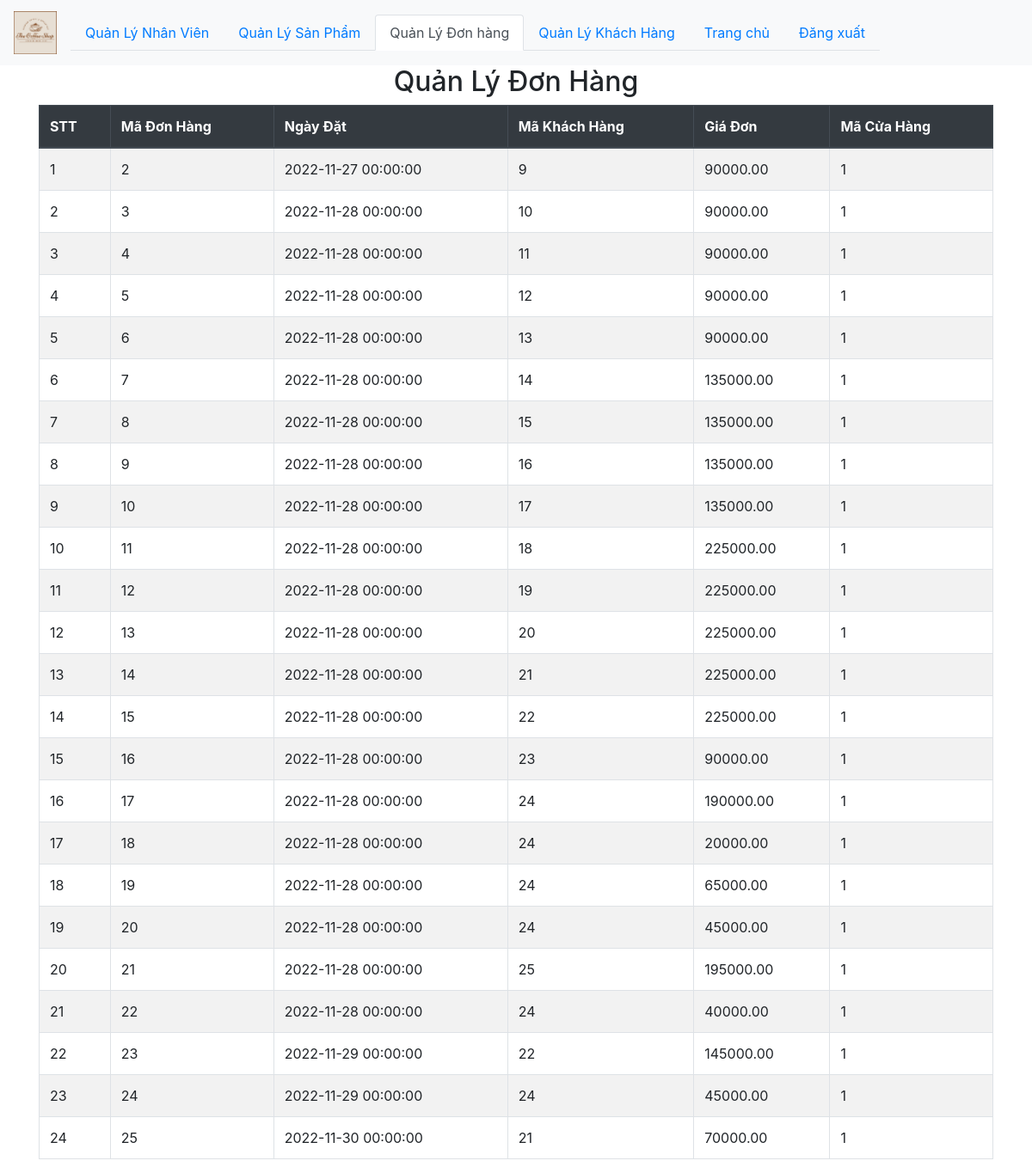
Page /coffee_shop/admin/order/index.php on the committed database.
### tables this page shows
CREATE TABLE `orders` (
  `orderNumber` int(11) NOT NULL,
  `orderDate` datetime NOT NULL,
  `customerNumber` int(11) NOT NULL,
  `orderPrice` decimal(10,2) NOT NULL,
  `storeId` int(4) NOT NULL DEFAULT 1
);

### coffee_shop/db/dbhelper.php (called while the page is built, shortened)
<?php
function executeResult($sql) {
	$con = mysqli_connect(HOST, USERNAME, PASSWORD, DATABASE);
	$result = mysqli_query($con, $sql);
	$data   = [];
	while ($row = mysqli_fetch_array($result, 1)) {
		$data[] = $row;
	}
	return $data;
}

### coffee_shop/admin/order/index.php (the view, shortened to what this page needs)
<?php
require_once ('../../db/dbhelper.php');
?>
<!DOCTYPE html>
<html>
<head>
	<link rel="stylesheet" href="https://maxcdn.bootstrapcdn.com/bootstrap/4.4.1/css/bootstrap.min.css">
</head>
<body>
	<nav class="navbar navbar-expand-sm bg-light navbar-light">
		<a class="navbar-brand" href="#">
			<img src="../../coffeeshop-home/img/Logo.png" alt="logo" style="max-width:50px;">
		</a>
		<ul class="nav nav-tabs">
			<li class="nav-item">
				<a class="nav-link" href="../employee">Quản Lý Nhân Viên</a>
			</li>
			<li class="nav-item">
				<a class="nav-link" href="../product">Quản Lý Sản Phẩm</a>
			</li>
			<li class="nav-item">
				<a class="nav-link active" href="#">Quản Lý Đơn hàng</a>
			</li>
			<li class="nav-item">
				<a class="nav-link" href="../customer">Quản Lý Khách Hàng</a>
			</li>
			<li class="nav-item">
				<a class="nav-link" href="../admin.php">Trang chủ</a>
			</li>
			<li class="nav-item">
				<a class="nav-link" href="../../coffeeshop-home/build/user.php">Đăng xuất</a>
			</li>
		</ul>
	</nav>
</body>
	<div class="container">
		<div class="panel panel-primary">
			<div class="panel-heading">
				<h2 class="text-center">Quản Lý Đơn Hàng</h2>
			</div>
			<div class="panel-body">
				<table class="table table-bordered table-striped table-hover">
					<thead class="thead-dark">
						<tr>
							<th>STT</th>
							<th>Mã Đơn Hàng</th>
							<th>Ngày Đặt</th>
							<th>Mã Khách Hàng</th>
							<th>Giá Đơn</th>
                            <th>Mã Cửa Hàng</th>
						</tr>
					</thead>
					<tbody>
						<?php
                        $sql = 'select * from orders';
                        $productList = executeResult($sql);
                        $index = 1;
                        foreach ($productList as $item) {
	                        echo '<tr>
										<td>' . ($index++) . '</td>
                                        <td>' . $item['orderNumber'] . '</td>
										<td>' . $item['orderDate'] . '</td>
										<td>' . $item['customerNumber'] . '</td>
										<td>' . $item['orderPrice'] . '</td>
										<td>' . $item['storeId'] . '</td>
									</tr>';
                        }
                        ?>
					</tbody>
				</table>
			</div>
		</div>
	</div>
</html>

### rows in the picture
orders: orderNumber "2", orderDate "2022-11-27 00:00:00", customerNumber "9", orderPrice "90000.00", storeId "1"
orders: orderNumber "3", orderDate "2022-11-28 00:00:00", customerNumber "10", orderPrice "90000.00", storeId "1"
orders: orderNumber "4", orderDate "2022-11-28 00:00:00", customerNumber "11", orderPrice "90000.00", storeId "1"
orders: orderNumber "5", orderDate "2022-11-28 00:00:00", customerNumber "12", orderPrice "90000.00", storeId "1"
orders: orderNumber "6", orderDate "2022-11-28 00:00:00", customerNumber "13", orderPrice "90000.00", storeId "1"
orders: orderNumber "7", orderDate "2022-11-28 00:00:00", customerNumber "14", orderPrice "135000.00", storeId "1"
orders: orderNumber "8", orderDate "2022-11-28 00:00:00", customerNumber "15", orderPrice "135000.00", storeId "1"
orders: orderNumber "9", orderDate "2022-11-28 00:00:00", customerNumber "16", orderPrice "135000.00", storeId "1"
orders: orderNumber "10", orderDate "2022-11-28 00:00:00", customerNumber "17", orderPrice "135000.00", storeId "1"
orders: orderNumber "11", orderDate "2022-11-28 00:00:00", customerNumber "18", orderPrice "225000.00", storeId "1"
orders: orderNumber "12", orderDate "2022-11-28 00:00:00", customerNumber "19", orderPrice "225000.00", storeId "1"
orders: orderNumber "13", orderDate "2022-11-28 00:00:00", customerNumber "20", orderPrice "225000.00", storeId "1"
orders: orderNumber "14", orderDate "2022-11-28 00:00:00", customerNumber "21", orderPrice "225000.00", storeId "1"
orders: orderNumber "15", orderDate "2022-11-28 00:00:00", customerNumber "22", orderPrice "225000.00", storeId "1"
orders: orderNumber "16", orderDate "2022-11-28 00:00:00", customerNumber "23", orderPrice "90000.00", storeId "1"
orders: orderNumber "17", orderDate "2022-11-28 00:00:00", customerNumber "24", orderPrice "190000.00", storeId "1"
orders: orderNumber "18", orderDate "2022-11-28 00:00:00", customerNumber "24", orderPrice "20000.00", storeId "1"
orders: orderNumber "19", orderDate "2022-11-28 00:00:00", customerNumber "24", orderPrice "65000.00", storeId "1"
orders: orderNumber "20", orderDate "2022-11-28 00:00:00", customerNumber "24", orderPrice "45000.00", storeId "1"
orders: orderNumber "21", orderDate "2022-11-28 00:00:00", customerNumber "25", orderPrice "195000.00", storeId "1"
orders: orderNumber "22", orderDate "2022-11-28 00:00:00", customerNumber "24", orderPrice "40000.00", storeId "1"
orders: orderNumber "23", orderDate "2022-11-29 00:00:00", customerNumber "22", orderPrice "145000.00", storeId "1"
orders: orderNumber "24", orderDate "2022-11-29 00:00:00", customerNumber "24", orderPrice "45000.00", storeId "1"
orders: orderNumber "25", orderDate "2022-11-30 00:00:00", customerNumber "21", orderPrice "70000.00", storeId "1"
